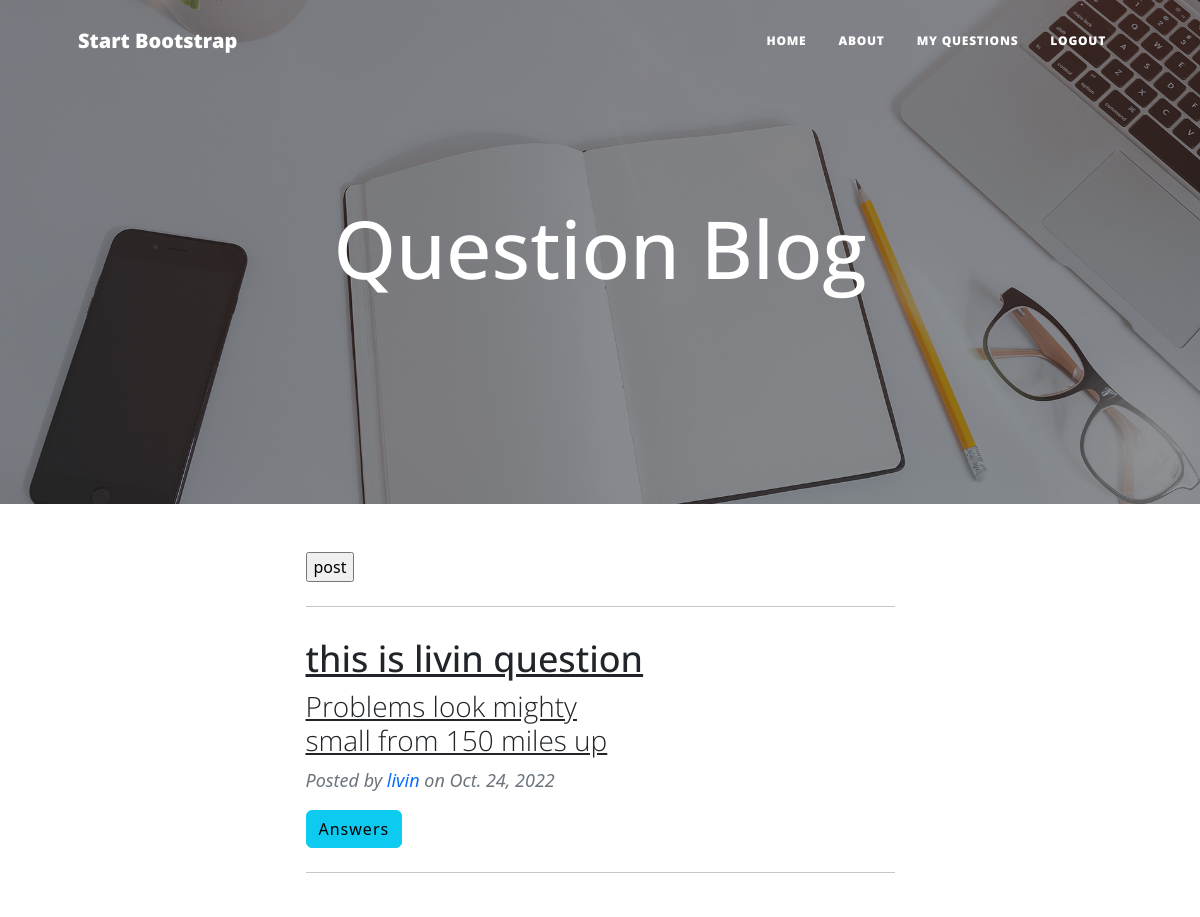
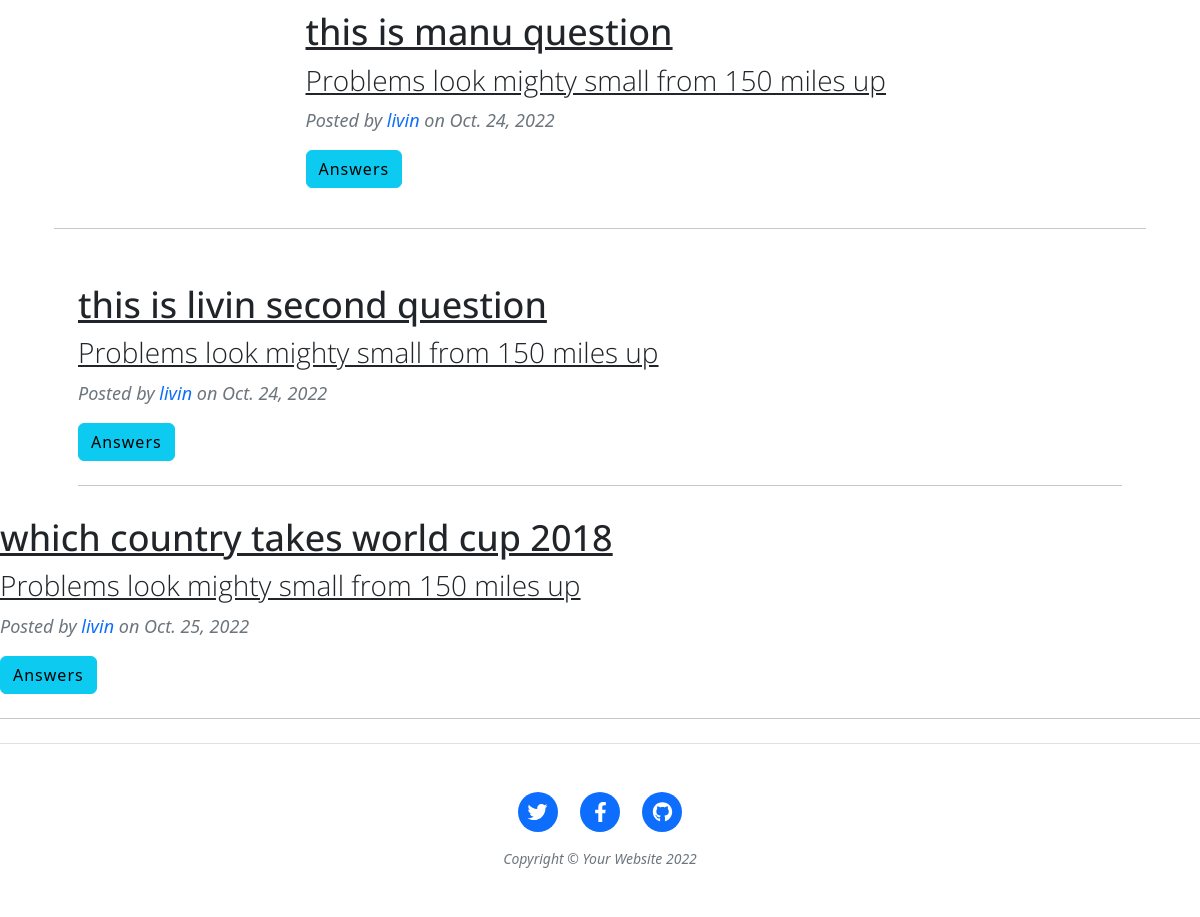
Page /questions/all (signed in) on the committed database (2 pictures, top to bottom).
### stack/models.py (models this page shows, shortened)
class Questions(models.Model):
    question=models.CharField(max_length=500)
    user=models.ForeignKey(User,on_delete=models.CASCADE)
    image=models.ImageField(upload_to="image",null=True,blank=True)
    created_date=models.DateField(auto_now_add=True)
    is_active=models.BooleanField(default=True)

### stack/views.py (the view)
# urls.py: path("questions/all",views.MyQuestionsView.as_view(),name="my-questions"),
class MyQuestionsView(ListView):
    model=Questions
    context_object_name="questions"
    template_name="myquestions.html"
    def get_queryset(self):
        return Questions.objects.filter(user=self.request.user)

### stack/templates/myquestions.html (shortened to what this page needs)
{%extends 'base.html'%}
{%block body_block%}
<div class="col-md-10 col-lg-8 col-xl-7">
    <div class="post-preview">
        <form action="" method="post" enctype="multipart/form-data">
        <input type="submit" value="post">
    </form>
    </div>
    <hr class="my-4" />
{%for q in questions%}
<div class="col-md-10 col-lg-8 col-xl-7">
    <div class="post-preview">
        <a href="">
            <h2 class="post-title">{{q.question}}</h2>
            <h3 class="post-subtitle">Problems look mighty small from 150 miles up</h3>
        </a>
        <p class="post-meta">
            Posted by
            <a href="#!">{{q.user}}</a>
            on {{q.created_date}}
                <p>
                    <button class="btn btn-info" type="button" data-bs-toggle="collapse" data-bs-target="#answerlist{{ forloop.counter}}" aria-expanded="false" aria-controls="collapseExample">
                        Answers
                      </button>
                  </p>
            </div>
    </div>
    <hr class="my-4" />
</div>
{%endfor%}
{%endblock%}

### rows in the picture
Questions: question "this is livin question", user "livin", created_date "Oct. 24, 2022"
Questions: question "this is manu question", user "livin", created_date "Oct. 24, 2022"
Questions: question "this is livin second question", user "livin", created_date "Oct. 24, 2022"
Questions: question "which country takes world cup 2018", user "livin", created_date "Oct. 25, 2022"
